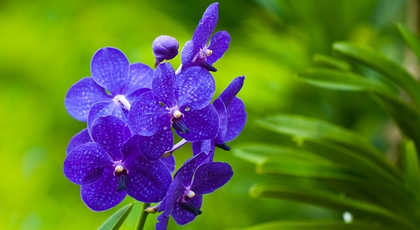
%> input picture 04.Desion Tree Learning/flower_test.png, 420 x 230 px, shrunk from 576 x 315 before the run
$ octave main.m   (GNU Octave 9; MATLAB toolbox functions it lacks are replaced by stand-ins)
%> lines starting %> are read from the running program, lines starting %| are printed output that depends on the picture; in (x1, y1, x2, y2) boxes, pixels count from 0 and x2, y2 are one past the last pixel; in counts of white or black regions, pixels touching at a corner belong together; the program's own positions count from 1
### 4、决策树学习/BuildC45Tree.m
function tree = BuildC45Tree(features, targets, inc_node, discrete_dim, maxNbin)
% Input:
%       features:       Ni*L, Ni features and L samples
%       targets:        Uc classes
%       inc_node:       allow incorrect number
%       discrete_dim:   discrete number in each dim
%       maxNbin:        max(discrete_dim)
%       base:           default = 0
% Output:
%       tree:           C4.5 decision tree
%% Step 0-Get the size
[Ni, L]         = size(features);
Uc              = unique(targets);
% set default value
tree.dim        = 0;
% tree.child(1:maxNbin)	= zeros(1,maxNbin);
tree.split_loc  = inf;
if isempty(features),
    return;
end
%% Step 1-Stop Condition: feature dim is one or examples is small
if ((inc_node > L) || (L == 1) || (length(Uc) == 1)),
    H = hist(targets, length(Uc));
    [m, largest] 	= max(H);
    tree.child	 	= Uc(largest);
    return;
end
%% Step 2-Otherwise: use C4.5 choose the best feature
% 2-1 Compute the node's I
for i = 1:length(Uc),
    Pnode(i) = length(find(targets == Uc(i))) / L;
end
Inode = -sum(Pnode.*log(Pnode)/log(2));
% 2-2 For each dimension, compute the gain ratio impurity
% This is done separately for discrete and continuous features
delta_Ib    = zeros(1, Ni);
split_loc	= ones(1, Ni)*inf;
for i = 1:Ni,
    data	= features(i,:);
    Nbins	= length(unique(data));
    if (discrete_dim(i)),
        %This is a discrete feature
        P	= zeros(length(Uc), Nbins);
        for j = 1:length(Uc),
            for k = 1:Nbins,
                indices = find((targets == Uc(j)) & (features(i,:) == k));
                P(j,k)  = length(indices);
            end
        end
        Pk	= sum(P);
        P   = P/L;
        Pk          = Pk/sum(Pk);
        info        = sum(-P.*log(eps+P)/log(2));
        delta_Ib(i) = (Inode-sum(Pk.*info))/-sum(Pk.*log(eps+Pk)/log(2));
    else
        % This is a continuous feature
        P	= zeros(length(Uc), 2);
        % Sort the features
        [sorted_data, indices] = sort(data);
        sorted_targets = targets(indices);
        % Calculate the information for each possible split
        I	= zeros(1, L-1);
        for j = 1:L-1,
            for k =1:length(Uc),
                P(k,1) = length(find(sorted_targets(1:j) 		== Uc(k)));
                P(k,2) = length(find(sorted_targets(j+1:end) == Uc(k)));
            end
            Ps		= sum(P)/L;
            P		= P/L;
            info	= sum(-P.*log(eps+P)/log(2));
            I(j)	= Inode - sum(info.*Ps);
        end
        [delta_Ib(i), s] = max(I);
		split_loc(i) = sorted_data(s);
    end
end
% 2-3 Find the dimension minimizing delta_Ib
[m, dim] = max(delta_Ib);
dims     = 1:Ni;
tree.dim = dim;
% 2-4 Split along the 'dim' dimension
Nf       = unique(features(dim,:));
Nbins	 = length(Nf);
if (discrete_dim(dim)),
    %Discrete feature
    for i = 1:Nbins,
        indices    		= find(features(dim, :) == Nf(i));
        tree.child(i)	= BuildC45Tree(features(dims, indices), targets(indices), inc_node, discrete_dim(dims), maxNbin);
    end
else
    %Continuous feature
    tree.split_loc		= split_loc(dim);
    indices1		   	= find(features(dim,:) <= split_loc(dim));
    indices2	   		= find(features(dim,:) > split_loc(dim));
    tree.child(1)		= BuildC45Tree(features(dims, indices1), targets(indices1), inc_node, discrete_dim(dims), maxNbin);
    tree.child(2)		= BuildC45Tree(features(dims, indices2), targets(indices2), inc_node, discrete_dim(dims), maxNbin);
end

### 4、决策树学习/UseC45Tree.m
function targets = UseC45Tree(features, indices, tree, discrete_dim, Uc)
% Input:
%       features:       Ni*L, Ni features and L samples
%       indices:        index
%       tree:           C4.5 decision tree
%       discrete_dim:   discrete number in each dim
%       Uc:             target classes
% Output:
%       targets:        classification results
%% Step 0-initilize the results
targets = zeros(1, size(features,2));
%% Step 1-Stop condition: leaf node
if (tree.dim == 0)
   % Reached the end of the tree
   targets(indices) = tree.child;
   return;
end
%% Step 2-Otherwise: use children node
% 2-1 First, find the dimension we are to work on
dim = tree.dim;
dims= 1:size(features,1);
% 2-2 And classify according to it
if (discrete_dim(dim) == 0),
    % Continuous feature
    in			= indices(find(features(dim, indices) <= tree.split_loc));
    targets		= targets + UseC45Tree(features(dims, :), in, tree.child(1), discrete_dim(dims), Uc);
    in			= indices(find(features(dim, indices) >  tree.split_loc));
    targets		= targets + UseC45Tree(features(dims, :), in, tree.child(2), discrete_dim(dims), Uc);
else
    % Discrete feature
    Uf			= unique(features(dim,:));
    for i = 1:length(Uf),
        in   	= indices(find(features(dim, indices) == Uf(i)));
        targets	= targets + UseC45Tree(features(dims, :), in, tree.child(i), discrete_dim(dims), Uc);
   end
end

### 04.Desion Tree Learning/main.m
%%%%%%%%%%%%%%%%%%%%%%%%%%%%%%%%%%%%%%%%%%%%%
%功能：演示决策树算法在计算机视觉中的应用
%基于C4.5决策树实现图像二值化；
%环境：Win7，Matlab2012b
%Modi: NUDT-VAP
%时间：2015-4-10
%%%%%%%%%%%%%%%%%%%%%%%%%%%%%%%%%%%%%%%%%%%%%


close all; clear; clc;
%% Step 1  载入图像
Image = imread('flower_test.png');
%> Image is the input picture: size 230x420x3 uint8; mean R, G, B 91.6, 114.1, 54.2
Mask = imread('flower_mask.png');
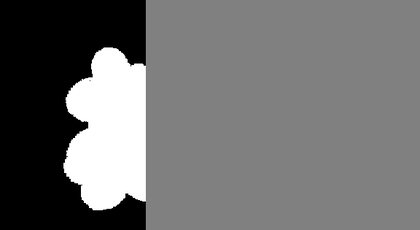
%> input picture 04.Desion Tree Learning/flower_mask.png, 420 x 230 px, shrunk from 576 x 315 before the run
%> Mask is the input picture: size 230x420 uint8; min 0, max 255, mean 111
figure; imshow(Image); title('Used Image');
figure; imshow(Mask); title('Used Mask');
% In the Mask:
%           Mask(i,j) = 0   -> class 0
%           Mask(i,j) = 255 -> class 1
%           Mask(i,j) = 128 -> unknown
%% Step 2 选择训练数据
[M,N,L] = size(Image);
%> M = 230; N = 420; L = 3
Data = reshape(Image,[M*N,3]);
pID = find(Mask==255);
%> pID = 9619 values from 14884 to 33551
nID = find(Mask==0);
%> nID = 22477 values from 1 to 33350
pNum = size(pID,1);
%> pNum = 9619
nNum = size(nID,1);
%> nNum = 22477
%
TrainData = [Data(pID,:);Data(nID,:)]';
TrainValue = [1*ones([pNum,1]);0*ones([nNum,1])]';
TrainNum = pNum + nNum;
%> TrainNum = 32096
%% Step 3 训练
DivNum = 32;
TrainDataFeatures = uint8(TrainData/DivNum)+1;
Nbins = max(TrainDataFeatures(:));
%> Nbins = 9
inc_node = TrainNum*10/100;
%> inc_node = 3209.6
discrete_dim = [Nbins,Nbins,Nbins];
%> discrete_dim = [9 9 9]
tree = BuildC45Tree(TrainDataFeatures, TrainValue, inc_node, discrete_dim, max(discrete_dim));
%> in BuildC45Tree, `[Ni, L]         = size(features);`: Ni = 3; L = 32096
%> in BuildC45Tree, `Uc              = unique(targets);`: Uc = [0 1]
%> the loop in BuildC45Tree, `for i = 1:length(Uc),` made 2 passes
%> after the loop in BuildC45Tree, `for i = 1:length(Uc),`: Pnode = [0.7 0.3]
%> in BuildC45Tree, `Inode = -sum(Pnode.*log(Pnode)/log(2));`: Inode = 0.881
%> the loop in BuildC45Tree, `for i = 1:Ni,` made 3 passes
%> (Nbins, Pk) on passes 1 to 3: (8, [0 0.00936 0.102 0.289 0.415 0.179 0.00303 0.00253]), (9, [3070 2097 1815 1567 1924 7682 13349 559 33]), (9, [20236 1082 819 563 936 1545 1645 2609 2661])
%> after the loop in BuildC45Tree, `for i = 1:Ni,`: P = [0.63 0.0328 0.0239 0.00682 0.00324 0.00153 0.00115 0.000343 3.12e-05; 0 0.000872 0.00165 0.0107 0.0259 0.0466 0.0501 0.0809 0.0829]; delta_Ib = [0.107 0.179 0.265]; indices = 2660 values from 9 to 9554; split_loc = [Inf Inf Inf]
%> in BuildC45Tree, `[m, dim] = max(delta_Ib);`: m = 0.265; dim = 3
%> in BuildC45Tree, `dims     = 1:Ni;`: dims = [1 2 3]
%> in BuildC45Tree, `tree.dim = dim;`: tree.dim = 3
%> in BuildC45Tree, `Nf       = unique(features(dim,:));`: Nf = [1 2 3 4 5 6 7 8 9]
%> the loop in BuildC45Tree, `for i = 1:Nbins,` made 9 passes
%> after the loop in BuildC45Tree, `for i = 1:Nbins,`: tree = {dim 3, split_loc Inf}
%> tree = {dim 3, split_loc Inf}
%% Step 4 测试
TestDataFeatures = uint8(Data'/DivNum)+1;
targets = UseC45Tree(TestDataFeatures, 1:M*N, tree, discrete_dim, unique(TrainValue));
%> in UseC45Tree, `Uf			= unique(features(dim,:));`: Uf = [1 2 3 4 5 6 7 8 9]
%> the loop in UseC45Tree, `for i = 1:length(Uf),` made 9 passes
Results = reshape(targets,[M,N]);
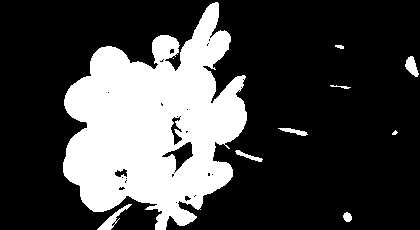
%> Results: size 230x420 double; values 0 (black) and 1 (white), 26.5% white; 10 white regions (2 under 20 px), largest, box (x1, y1, x2, y2) and area: (63, 2, 247, 230) 24786, (97, 204, 132, 230) 231, (405, 56, 419, 77) 173
%
figure; imshow(Results,[]); title('C4.5 Classification Results')
